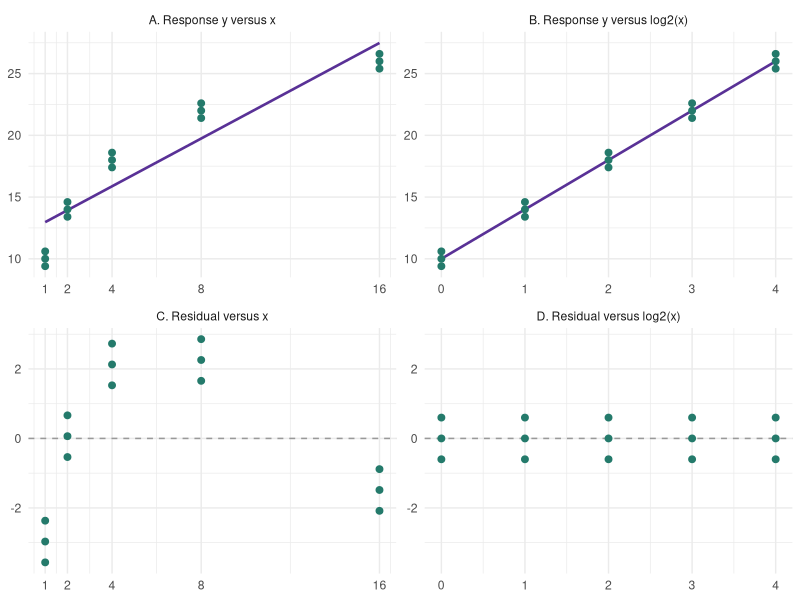
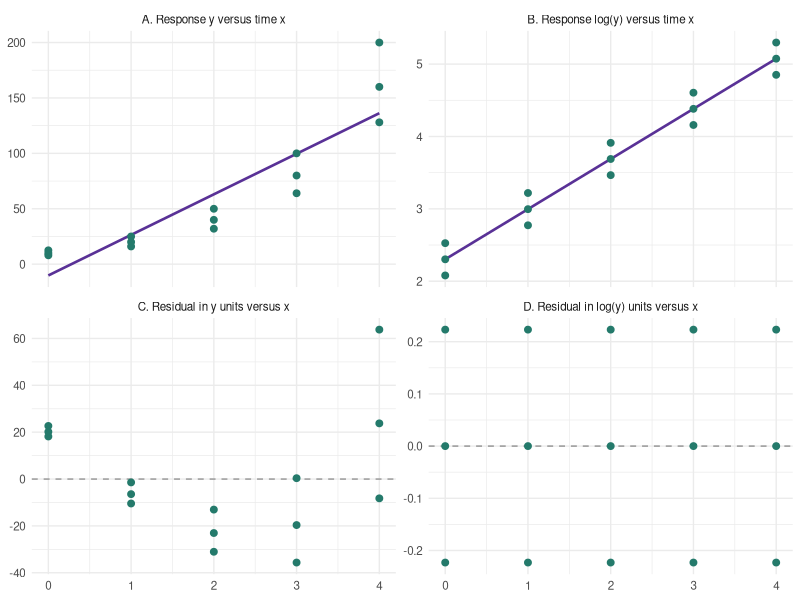
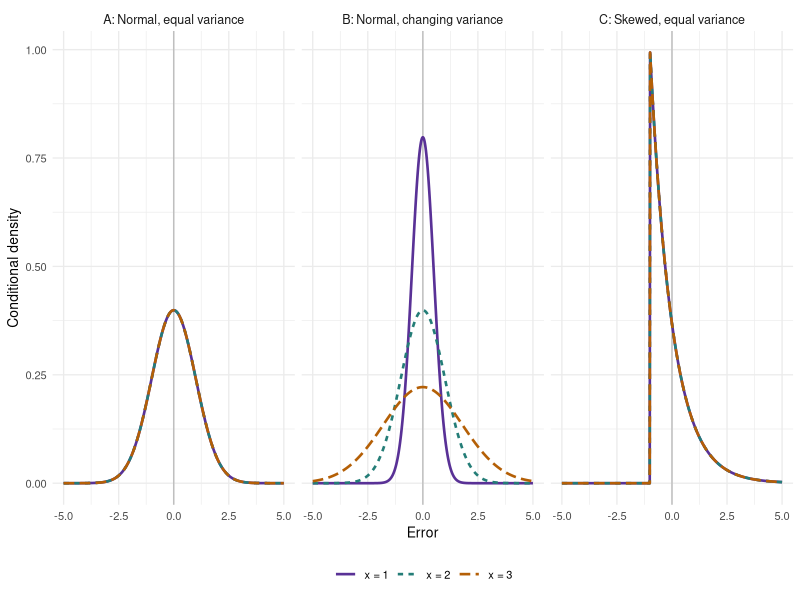
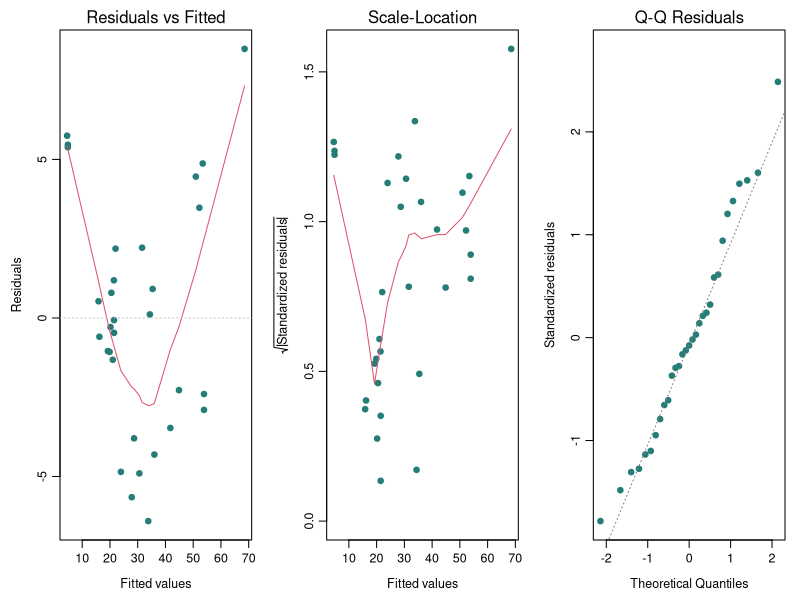
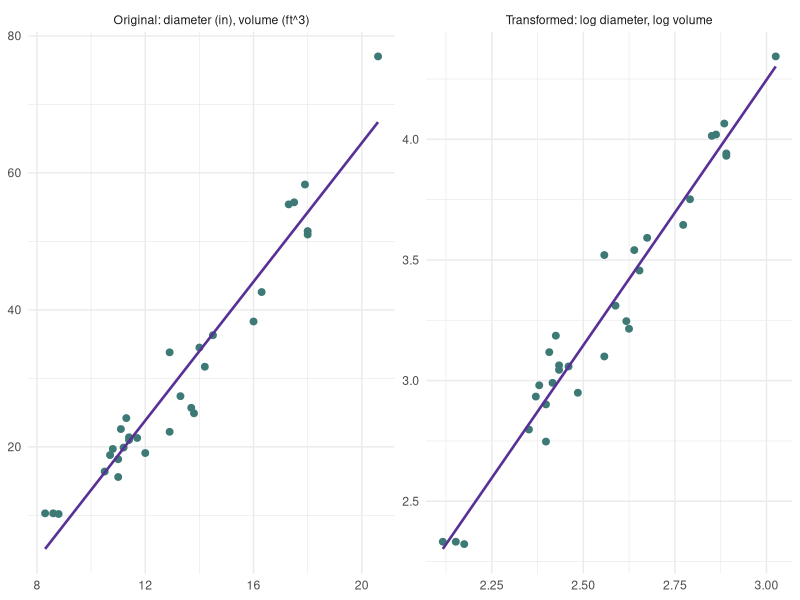
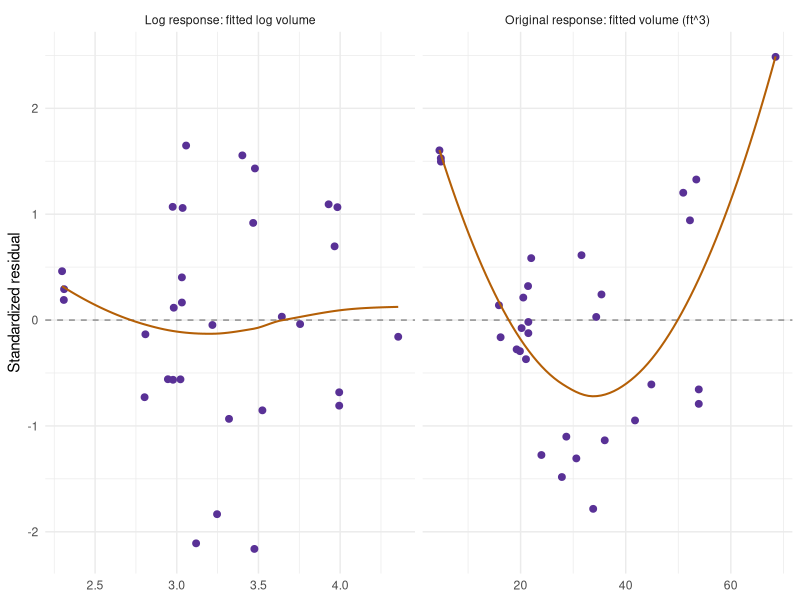
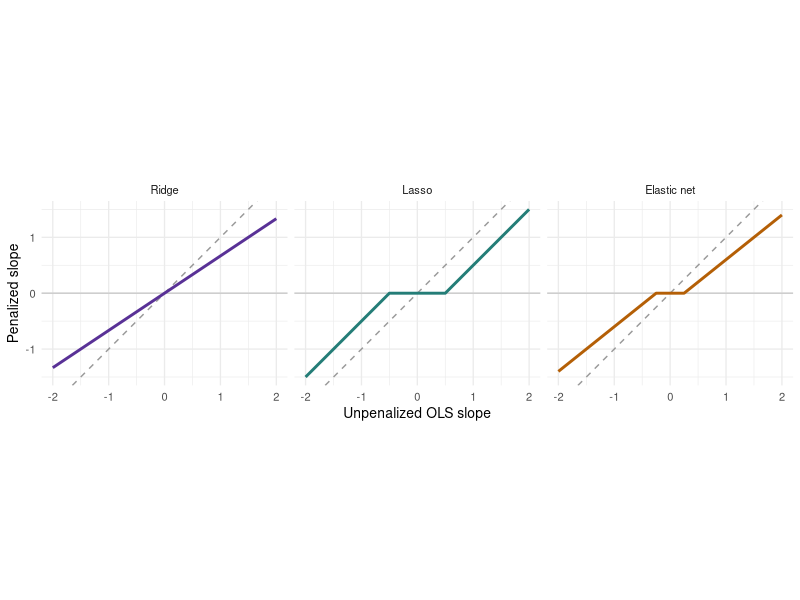
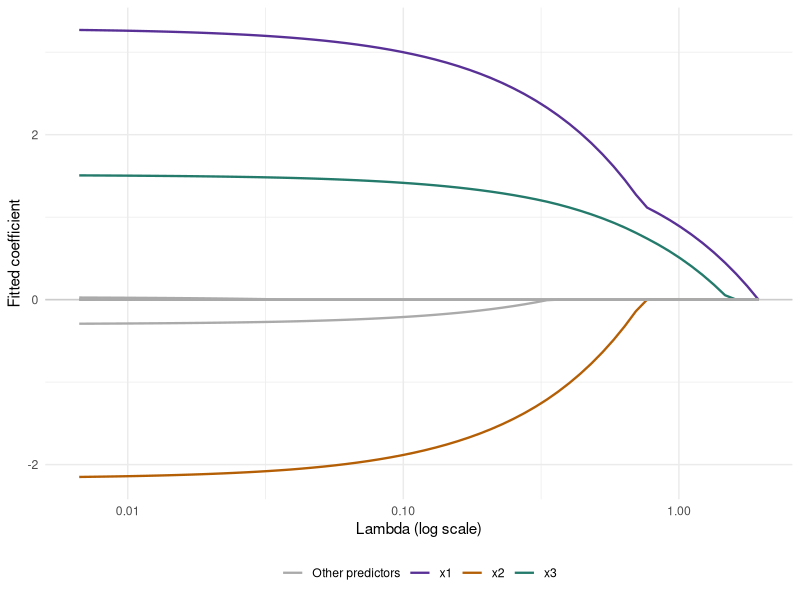

These figures' R source, in order:
## ---- chunk 1
#| label: ch7-transform-x-data
library(ggplot2)
ch7_curve <- data.frame(x = rep(c(1, 2, 4, 8, 16), each = 3))
ch7_curve$y <- 10 + 4 * log2(ch7_curve$x) + rep(c(-0.6, 0, 0.6), 5)
ch7_curve_raw <- lm(y ~ x, data = ch7_curve)
ch7_curve_logx <- lm(y ~ log2(x), data = ch7_curve)
## ---- chunk 2
#| label: fig-ch7-transform-x
#| echo: false
#| fig-pos: "H"
#| fig-width: 7
#| fig-height: 4.8
#| fig-cap: "The same 15 observations before and after transforming x. Top: data and fitted lines. Bottom: residuals in the same response units, with matching vertical limits. The curved residual pattern disappears after using log2(x); the response units stay unchanged."
#| fig-alt: "Four panels show y and residuals against x on the left and against log2(x) on the right. The original line misses a concave pattern, while the transformed predictor gives a straight relationship with residuals minus 0.6, zero, and 0.6 at every input level."
ch7_curve_panels <- c("A. Response y versus x", "B. Response y versus log2(x)",
  "C. Residual versus x", "D. Residual versus log2(x)")
ch7_curve_points <- rbind(
  data.frame(u = ch7_curve$x, v = ch7_curve$y, Panel = ch7_curve_panels[1]),
  data.frame(u = log2(ch7_curve$x), v = ch7_curve$y, Panel = ch7_curve_panels[2]),
  data.frame(u = ch7_curve$x, v = resid(ch7_curve_raw), Panel = ch7_curve_panels[3]),
  data.frame(u = log2(ch7_curve$x), v = resid(ch7_curve_logx), Panel = ch7_curve_panels[4]))
ch7_curve_grid <- data.frame(x = seq(1, 16, length.out = 150))
ch7_curve_lines <- rbind(
  data.frame(u = ch7_curve_grid$x, v = predict(ch7_curve_raw, ch7_curve_grid),
    Panel = ch7_curve_panels[1]),
  data.frame(u = log2(ch7_curve_grid$x), v = predict(ch7_curve_logx, ch7_curve_grid),
    Panel = ch7_curve_panels[2]))
ch7_curve_points$Panel <- factor(ch7_curve_points$Panel, levels = ch7_curve_panels)
ch7_curve_lines$Panel <- factor(ch7_curve_lines$Panel, levels = ch7_curve_panels)
# Match the vertical limits within each row so residual sizes are comparable.
ch7_curve_bounds <- data.frame(
  Panel = rep(ch7_curve_panels, each = 2), u = c(1, 16, 0, 4, 1, 16, 0, 4),
  v = c(rep(range(c(ch7_curve$y, ch7_curve_lines$v)), 2),
    rep(range(c(resid(ch7_curve_raw), resid(ch7_curve_logx))), 2)))
ggplot(ch7_curve_points, aes(u, v)) +
  geom_blank(data = ch7_curve_bounds) +
  geom_hline(data = data.frame(Panel = ch7_curve_panels[3:4]),
    aes(yintercept = 0), colour = "grey60", linetype = "dashed") +
  geom_line(data = ch7_curve_lines, colour = "#593196", linewidth = 0.9) +
  geom_point(colour = "#247A6B", size = 2) +
  facet_wrap(~ Panel, scales = "free", ncol = 2) +
  scale_x_continuous(breaks = function(limits)
    if (max(limits) > 8) c(1, 2, 4, 8, 16) else 0:4) +
  labs(x = NULL, y = NULL) + theme_minimal(base_size = 11)
## ---- chunk 3
#| label: ch7-transform-x-table
#| echo: false
ch7_curve_levels <- data.frame(x = c(1, 2, 4, 8, 16))
knitr::kable(data.frame(
  x = ch7_curve_levels$x,
  Responses = vapply(split(ch7_curve$y, factor(ch7_curve$x,
    levels = ch7_curve_levels$x)), function(v) paste(v, collapse = ", "), character(1)),
  `Mean response` = as.numeric(tapply(ch7_curve$y,
    factor(ch7_curve$x, levels = ch7_curve_levels$x), mean)),
  `Fitted: x` = predict(ch7_curve_raw, ch7_curve_levels),
  `Fitted: log2(x)` = predict(ch7_curve_logx, ch7_curve_levels),
  check.names = FALSE), digits = 2, align = "c", row.names = FALSE)
## ---- chunk 4
#| label: ch7-transform-y-data
ch7_growth <- data.frame(x = rep(0:4, each = 3))
ch7_growth$y <- 10 * 2^ch7_growth$x * rep(c(0.8, 1, 1.25), 5)
ch7_growth_raw <- lm(y ~ x, data = ch7_growth)
ch7_growth_logy <- lm(log(y) ~ x, data = ch7_growth)
## ---- chunk 5
#| label: fig-ch7-transform-y
#| echo: false
#| fig-pos: "H"
#| fig-width: 7
#| fig-height: 4.8
#| fig-cap: "The same 15 positive responses on original and natural-log scales. On the original scale, the center curves upward and the within-time spread grows. On the log scale, a straight line describes the center and the residual spread is constant in this constructed example. Residual magnitudes across the two scales have different units."
#| fig-alt: "Four panels show y and original-scale residuals against time on the left, and log y and log-scale residuals against time on the right. Original observations range from 8 to 12.5 at time zero and from 128 to 200 at time four. Log residuals are approximately minus 0.223, zero, and 0.223 at every time."
ch7_growth_panels <- c("A. Response y versus time x", "B. Response log(y) versus time x",
  "C. Residual in y units versus x", "D. Residual in log(y) units versus x")
ch7_growth_points <- rbind(
  data.frame(x = ch7_growth$x, v = ch7_growth$y, Panel = ch7_growth_panels[1]),
  data.frame(x = ch7_growth$x, v = log(ch7_growth$y), Panel = ch7_growth_panels[2]),
  data.frame(x = ch7_growth$x, v = resid(ch7_growth_raw), Panel = ch7_growth_panels[3]),
  data.frame(x = ch7_growth$x, v = resid(ch7_growth_logy), Panel = ch7_growth_panels[4]))
ch7_growth_grid <- data.frame(x = seq(0, 4, length.out = 100))
ch7_growth_lines <- rbind(
  data.frame(x = ch7_growth_grid$x, v = predict(ch7_growth_raw, ch7_growth_grid),
    Panel = ch7_growth_panels[1]),
  data.frame(x = ch7_growth_grid$x, v = predict(ch7_growth_logy, ch7_growth_grid),
    Panel = ch7_growth_panels[2]))
ch7_growth_points$Panel <- factor(ch7_growth_points$Panel, levels = ch7_growth_panels)
ch7_growth_lines$Panel <- factor(ch7_growth_lines$Panel, levels = ch7_growth_panels)
ggplot(ch7_growth_points, aes(x, v)) +
  geom_hline(data = data.frame(Panel = ch7_growth_panels[3:4]),
    aes(yintercept = 0), colour = "grey60", linetype = "dashed") +
  geom_line(data = ch7_growth_lines, colour = "#593196", linewidth = 0.9) +
  geom_point(colour = "#247A6B", size = 2) +
  facet_wrap(~ Panel, scales = "free_y", ncol = 2) +
  scale_x_continuous(breaks = 0:4) + labs(x = NULL, y = NULL) +
  theme_minimal(base_size = 10.5)
## ---- chunk 6
#| label: ch7-transform-y-table
#| echo: false
ch7_growth_groups <- split(ch7_growth$y, ch7_growth$x)
knitr::kable(data.frame(
  x = 0:4,
  Responses = vapply(ch7_growth_groups, function(v)
    paste(v, collapse = ", "), character(1)),
  `Mean response` = vapply(ch7_growth_groups, mean, numeric(1)),
  `SD of y` = vapply(ch7_growth_groups, sd, numeric(1)),
  `SD of log(y)` = vapply(ch7_growth_groups, function(v) sd(log(v)), numeric(1)),
  check.names = FALSE), digits = c(0, 0, 2, 2, 3), align = "c", row.names = FALSE)
## ---- chunk 7
#| label: fig-ch7-error-assumptions
#| echo: false
#| fig-pos: "H"
#| fig-width: 7
#| fig-height: 3.4
#| fig-cap: "Conditional error distributions at three predictor values. A satisfies normality and constant variance; B is normal but has increasing variance; C is skewed but has constant variance. All have mean zero. These are population illustrations, not residual plots."
#| fig-alt: "Three panels compare zero-centred conditional error densities: identical normal curves, normal curves of increasing width, and identical skewed curves with mean zero."
ch7_error_grid <- seq(-5, 5, length.out = 600)
ch7_shapes <- c("A: Normal, equal variance", "B: Normal, changing variance",
  "C: Skewed, equal variance")
ch7_error_curves <- do.call(rbind, lapply(seq_along(ch7_shapes), function(a)
  do.call(rbind, lapply(1:3, function(j) {
    f <- if (a == 3) dexp(ch7_error_grid + 1) else
      dnorm(ch7_error_grid, sd = if (a == 2) c(0.5, 1, 1.8)[j] else 1)
    data.frame(Error = ch7_error_grid, Density = f,
      Predictor = factor(j, levels = 1:3, labels = c("x = 1", "x = 2", "x = 3")),
      Panel = ch7_shapes[a])
  }))))
ggplot(ch7_error_curves, aes(Error, Density, colour = Predictor,
    linetype = Predictor)) +
  geom_vline(xintercept = 0, colour = "grey75") +
  geom_line(linewidth = 0.9) + facet_wrap(~ Panel, nrow = 1) +
  scale_colour_manual(values = c("#593196", "#247D77", "#B45F06")) +
  labs(x = "Error", y = "Conditional density", colour = NULL, linetype = NULL) +
  theme_minimal(base_size = 10) + theme(legend.position = "bottom",
    strip.text = element_text(size = 9))
## ---- chunk 8
#| label: fig-ch7-assumption-checks
#| fig-pos: "H"
#| fig-width: 7.2
#| fig-height: 3.1
#| fig-cap: "Original-scale tree-volume diagnostics: mean pattern (left), spread (middle), and normality (right). Read the mean pattern first, then reconsider spread and shape after refitting. None of these panels establishes independence between trees."
#| fig-alt: "Three standard lm diagnostic panels for tree volume regressed on diameter and height: residuals versus fitted values, Scale-Location, and a normal Q-Q plot. The residual smooth is curved, motivating a review of the mean model."
ch7_check_data <- transform(datasets::trees, Diameter = Girth)
ch7_check_fit <- lm(Volume ~ Diameter + Height,
  data = ch7_check_data, na.action = na.fail)
ch7_check_par <- par(mfrow = c(1, 3), mar = c(4, 4, 2, 1),
  mgp = c(2.4, 0.7, 0), cex = 0.75)
for (ch7_panel in c(1, 3, 2)) {
  plot(ch7_check_fit, which = ch7_panel, ask = FALSE,
    sub.caption = "", id.n = 0, pch = 19, col = "#247D77")
}
par(ch7_check_par)
## ---- chunk 9
#| label: ch7-tree-models
library(ggplot2)
ch7_trees <- transform(datasets::trees, Diameter = Girth)
ch7_raw <- lm(Volume ~ Diameter + Height, data = ch7_trees)
ch7_log <- lm(log(Volume) ~ log(Diameter) + log(Height), data = ch7_trees)
## ---- chunk 10
#| label: fig-ch7-tree-scales
#| echo: false
#| fig-pos: "H"
#| fig-width: 7
#| fig-height: 3.3
#| fig-cap: "The same 31 trees on two scales, each with a simple least-squares line using diameter alone. The log-log view motivates a power relationship; the fitted multiple regression above also adjusts for height. This plot does not establish that the transformed model is adequate."
#| fig-alt: "Side-by-side plots show volume versus diameter on the original scale and log volume versus log diameter. A purple straight line is fitted separately in each panel."
ch7_scale <- rbind(
  data.frame(x = ch7_trees$Diameter, y = ch7_trees$Volume,
    Scale = "Original: diameter (in), volume (ft^3)"),
  data.frame(x = log(ch7_trees$Diameter), y = log(ch7_trees$Volume),
    Scale = "Transformed: log diameter, log volume"))
ggplot(ch7_scale, aes(x, y)) +
  geom_point(colour = "#3D7975", size = 2) +
  geom_smooth(method = "lm", formula = y ~ x, se = FALSE,
    colour = "#593196", linewidth = 0.9) +
  facet_wrap(~ Scale, scales = "free", nrow = 1) +
  labs(x = NULL, y = NULL) + theme_minimal(base_size = 11)
## ---- chunk 11
#| label: fig-ch7-tree-residuals
#| echo: false
#| fig-pos: "H"
#| fig-width: 7
#| fig-height: 3.3
#| fig-cap: "Standardized residuals from the additive original-scale model and the log-log model, both using diameter and height. The smooth orange line helps reveal remaining mean structure. Inspect each pattern; their fitted-value scales differ, so raw SSE or R-squared values across response scales would not be a fair comparison."
#| fig-alt: "Two panels compare standardized residuals versus fitted values for the original and log-response tree models, with zero reference lines and smooth trend lines."
ch7_res <- rbind(
  data.frame(Fitted = fitted(ch7_raw), Residual = rstandard(ch7_raw),
    Model = "Original response: fitted volume (ft^3)"),
  data.frame(Fitted = fitted(ch7_log), Residual = rstandard(ch7_log),
    Model = "Log response: fitted log volume"))
ggplot(ch7_res, aes(Fitted, Residual)) +
  geom_hline(yintercept = 0, linetype = "dashed", colour = "grey55") +
  geom_point(colour = "#593196", size = 2) +
  geom_smooth(method = "loess", formula = y ~ x, span = 1,
    se = FALSE, colour = "#B45F06", linewidth = 0.7) +
  facet_wrap(~ Model, scales = "free_x", nrow = 1) +
  labs(x = NULL, y = "Standardized residual") + theme_minimal(base_size = 11)
## ---- chunk 12
#| label: ch7-back-transform
ch7_newtree <- data.frame(Diameter = 15, Height = 80)
ch7_eta <- as.numeric(predict(ch7_log, newdata = ch7_newtree))
knitr::kable(data.frame(
  `Median volume` = exp(ch7_eta),
  `Mean volume, lognormal correction` = exp(ch7_eta + sigma(ch7_log)^2 / 2),
  check.names = FALSE), digits = 2,
  caption = "Predicted cubic feet for diameter 15 inches and height 80 feet.")
## ---- chunk 13
#| label: ch7-tree-sensitivity
ch7_flag <- which.max(cooks.distance(ch7_log))
ch7_log_without <- update(ch7_log, data = ch7_trees[-ch7_flag, ])
knitr::kable(data.frame(Term = names(coef(ch7_log)),
  All_trees = unname(coef(ch7_log)),
  Omit_flagged_tree = unname(coef(ch7_log_without))),
  digits = 3, row.names = FALSE,
  col.names = c("Term", "All trees", "Omit flagged tree"))
## ---- chunk 14
#| label: ch7-selection-data
set.seed(8561)
ch7_n <- 160
ch7_X <- matrix(rnorm(ch7_n * 8), nrow = ch7_n)
ch7_X[, 2] <- 0.7 * ch7_X[, 1] + sqrt(1 - 0.7^2) * ch7_X[, 2]
colnames(ch7_X) <- paste0("x", 1:8)
ch7_dat <- data.frame(y = 5 + 3 * ch7_X[, 1] - 2 * ch7_X[, 2] +
  1.5 * ch7_X[, 3] + rnorm(ch7_n, sd = 2), ch7_X)
ch7_id <- sample(seq_len(ch7_n), 120)
ch7_train <- ch7_dat[ch7_id, ]
ch7_test <- ch7_dat[-ch7_id, ]
ch7_folds <- sample(rep(1:5, length.out = nrow(ch7_train)))
## ---- chunk 15
#| label: ch7-first-forward-step
ch7_null <- lm(y ~ 1, data = ch7_train, na.action = na.fail)
ch7_full <- lm(y ~ ., data = ch7_train, na.action = na.fail)
ch7_one_term <- lapply(paste0("x", 1:8), function(term)
  lm(reformulate(term, response = "y"), data = ch7_train, na.action = na.fail))
ch7_first_scores <- data.frame(
  Model = c("Intercept only", paste("Add", paste0("x", 1:8))),
  AIC = c(AIC(ch7_null), vapply(ch7_one_term, AIC, numeric(1))))
ch7_first_scores$Change <- ch7_first_scores$AIC - AIC(ch7_null)
ch7_best_additions <- order(ch7_first_scores$AIC[-1]) + 1
knitr::kable(ch7_first_scores[c(1, head(ch7_best_additions, 3)), ],
  digits = 2, row.names = FALSE, align = "c",
  col.names = c("Candidate model", "AIC", "Change from starting AIC"))
## ---- chunk 16
#| label: ch7-subset-search
ch7_scope <- list(lower = formula(ch7_null), upper = formula(ch7_full))
ch7_forward <- step(ch7_null, scope = ch7_scope,
  direction = "forward", trace = 0)
ch7_backward <- step(ch7_full, scope = ch7_scope,
  direction = "backward", trace = 0)
ch7_both <- step(ch7_null, scope = ch7_scope,
  direction = "both", trace = 0)
ch7_searches <- list(Forward = ch7_forward, Backward = ch7_backward,
  Stepwise = ch7_both)
knitr::kable(data.frame(
  Search = names(ch7_searches),
  Selected = vapply(ch7_searches, function(m)
    paste(attr(terms(m), "term.labels"), collapse = ", "), character(1)),
  AIC = vapply(ch7_searches, AIC, numeric(1))), digits = 2, row.names = FALSE)
## ---- chunk 17
#| label: fig-ch7-shrinkage-rules
#| echo: false
#| fig-pos: "H"
#| fig-width: 7
#| fig-height: 3.2
#| fig-cap: "An orthogonal-design illustration with lambda = 0.5 and elastic-net alpha = 0.5. Dashed lines show no shrinkage. The flat portions at zero show how lasso and elastic net remove small coefficients; ridge continuously shrinks them."
#| fig-alt: "Three panels plot a penalized slope against its OLS value. Ridge is a shallower straight line; lasso and elastic net have flat segments at zero."
ch7_bgrid <- seq(-2, 2, length.out = 401)
ch7_soft <- function(b, t) sign(b) * pmax(abs(b) - t, 0)
ch7_shrink <- data.frame(OLS = rep(ch7_bgrid, 3),
  Fitted = c(ch7_bgrid / 1.5, ch7_soft(ch7_bgrid, 0.5),
    ch7_soft(ch7_bgrid, 0.25) / 1.25),
  Method = factor(rep(c("Ridge", "Lasso", "Elastic net"), each = 401),
    levels = c("Ridge", "Lasso", "Elastic net")))
ggplot(ch7_shrink, aes(OLS, Fitted, colour = Method)) +
  geom_hline(yintercept = 0, colour = "grey80") +
  geom_abline(slope = 1, intercept = 0, linetype = "dashed", colour = "grey60") +
  geom_line(linewidth = 1) + facet_wrap(~ Method, nrow = 1) +
  scale_colour_manual(values = c("#593196", "#247D77", "#B45F06")) +
  coord_equal() + labs(x = "Unpenalized OLS slope", y = "Penalized slope") +
  theme_minimal(base_size = 10) + theme(legend.position = "none")
## ---- chunk 18
#| label: ch7-penalty-cv
#| message: false
library(glmnet)
ch7_xtrain <- as.matrix(ch7_train[paste0("x", 1:8)])
ch7_xtest <- as.matrix(ch7_test[paste0("x", 1:8)])
ch7_cv_fit <- function(a) cv.glmnet(ch7_xtrain, ch7_train$y,
  family = "gaussian", alpha = a, foldid = ch7_folds,
  standardize = TRUE, type.measure = "mse")
ch7_ridge <- ch7_cv_fit(0)
ch7_lasso <- ch7_cv_fit(1)
ch7_alpha_grid <- c(0.25, 0.5, 0.75)
ch7_enet_grid <- lapply(ch7_alpha_grid, ch7_cv_fit)
ch7_enet_mse <- vapply(ch7_enet_grid, function(m) min(m$cvm), numeric(1))
ch7_alpha_index <- which.min(ch7_enet_mse)
ch7_alpha <- ch7_alpha_grid[ch7_alpha_index]
ch7_enet <- ch7_enet_grid[[ch7_alpha_index]]
knitr::kable(data.frame(Alpha = ch7_alpha_grid,
  Minimum_CV_MSE = ch7_enet_mse,
  Selected = seq_along(ch7_alpha_grid) == ch7_alpha_index),
  digits = 3, row.names = FALSE,
  col.names = c("Alpha", "Minimum CV MSE", "Selected"))
## ---- chunk 19
#| label: ch7-penalty-coefficients
ch7_penalty_fits <- list(Ridge = ch7_ridge, Lasso = ch7_lasso,
  Elastic_net = ch7_enet)
ch7_coef <- vapply(ch7_penalty_fits, function(m)
  as.numeric(coef(m, s = "lambda.1se")), numeric(9))
ch7_coef_display <- apply(ch7_coef, 2, function(b)
  ifelse(b == 0, "0", sub("\\.?0+$", "", sprintf("%.3f", b))))
knitr::kable(data.frame(Term = c("Intercept", paste0("x", 1:8)),
  ch7_coef_display), row.names = FALSE, align = c("l", "r", "r", "r"),
  col.names = c("Term", "Ridge", "Lasso", "Elastic net"))
## ---- chunk 20
#| label: fig-ch7-lasso-path
#| echo: false
#| fig-pos: "H"
#| fig-width: 7
#| fig-height: 3.5
#| fig-cap: "Lasso coefficient paths from the sensor training data. Larger penalties move slopes toward zero. The three true signal predictors are colored; the other five are gray. A path displays fitted coefficients, not confidence intervals."
#| fig-alt: "Lasso coefficient paths against lambda on a log scale; x1, x2, and x3 are colored and the other five predictors are gray. More paths become zero at larger penalties."
ch7_b <- as.matrix(ch7_lasso$glmnet.fit$beta)
ch7_path <- data.frame(Lambda = rep(ch7_lasso$lambda, each = nrow(ch7_b)),
  Coefficient = as.vector(ch7_b),
  Predictor = rep(rownames(ch7_b), times = ncol(ch7_b)))
ch7_path$Label <- ifelse(ch7_path$Predictor %in% c("x1", "x2", "x3"),
  ch7_path$Predictor, "Other predictors")
ggplot(ch7_path, aes(Lambda, Coefficient, group = Predictor, colour = Label)) +
  geom_hline(yintercept = 0, colour = "grey80") +
  geom_line(linewidth = 0.8) + scale_x_log10() +
  scale_colour_manual(values = c(x1 = "#593196", x2 = "#B45F06",
    x3 = "#247A6B", `Other predictors` = "#AAAAAA")) +
  labs(x = "Lambda (log scale)", y = "Fitted coefficient", colour = NULL) +
  theme_minimal(base_size = 11) + theme(legend.position = "bottom")
## ---- chunk 21
#| label: fig-ch7-lasso-cv
#| echo: false
#| fig-pos: "H"
#| fig-width: 6.5
#| fig-height: 3.3
#| fig-cap: "Five-fold CV within the sensor training set. Bars show plus or minus one estimated CV standard error, not confidence intervals for individual responses. Dashed: minimum-error lambda. Solid: the more regularized one-SE choice used below."
#| fig-alt: "Cross-validation mean squared error for lasso versus lambda, with standard-error bars and vertical lines for lambda.min and lambda.1se."
ch7_cvplot <- data.frame(Lambda = ch7_lasso$lambda, MSE = ch7_lasso$cvm,
  SE = ch7_lasso$cvsd)
ch7_cvlines <- data.frame(Lambda = c(ch7_lasso$lambda.min, ch7_lasso$lambda.1se),
  Rule = c("Minimum CV error", "One-SE rule"))
ggplot(ch7_cvplot, aes(Lambda, MSE)) +
  geom_errorbar(aes(ymin = pmax(0, MSE - SE), ymax = MSE + SE),
    colour = "#C5B4DE", width = 0) +
  geom_line(colour = "#593196", linewidth = 0.8) +
  geom_vline(data = ch7_cvlines, aes(xintercept = Lambda, linetype = Rule)) +
  scale_linetype_manual(values = c(`Minimum CV error` = "dashed", `One-SE rule` = "solid")) +
  scale_x_log10() + labs(x = "Lambda (log scale)", y = "CV mean squared error",
    linetype = NULL) + theme_minimal(base_size = 11) +
  theme(legend.position = "bottom")
## ---- chunk 22
#| label: ch7-final-evaluation
ch7_predictions <- cbind(
  Baseline = rep(mean(ch7_train$y), nrow(ch7_test)),
  Full_OLS = predict(ch7_full, newdata = ch7_test),
  Forward = predict(ch7_forward, newdata = ch7_test),
  Backward = predict(ch7_backward, newdata = ch7_test),
  Stepwise = predict(ch7_both, newdata = ch7_test),
  Ridge = as.numeric(predict(ch7_ridge, newx = ch7_xtest, s = "lambda.1se")),
  Lasso = as.numeric(predict(ch7_lasso, newx = ch7_xtest, s = "lambda.1se")),
  Elastic_net = as.numeric(predict(ch7_enet, newx = ch7_xtest, s = "lambda.1se")))
knitr::kable(data.frame(Method = gsub("_", " ", colnames(ch7_predictions)),
  Test_RMSE = sqrt(colMeans((ch7_predictions - ch7_test$y)^2))),
  digits = 3, row.names = FALSE, col.names = c("Method", "Test RMSE"))
